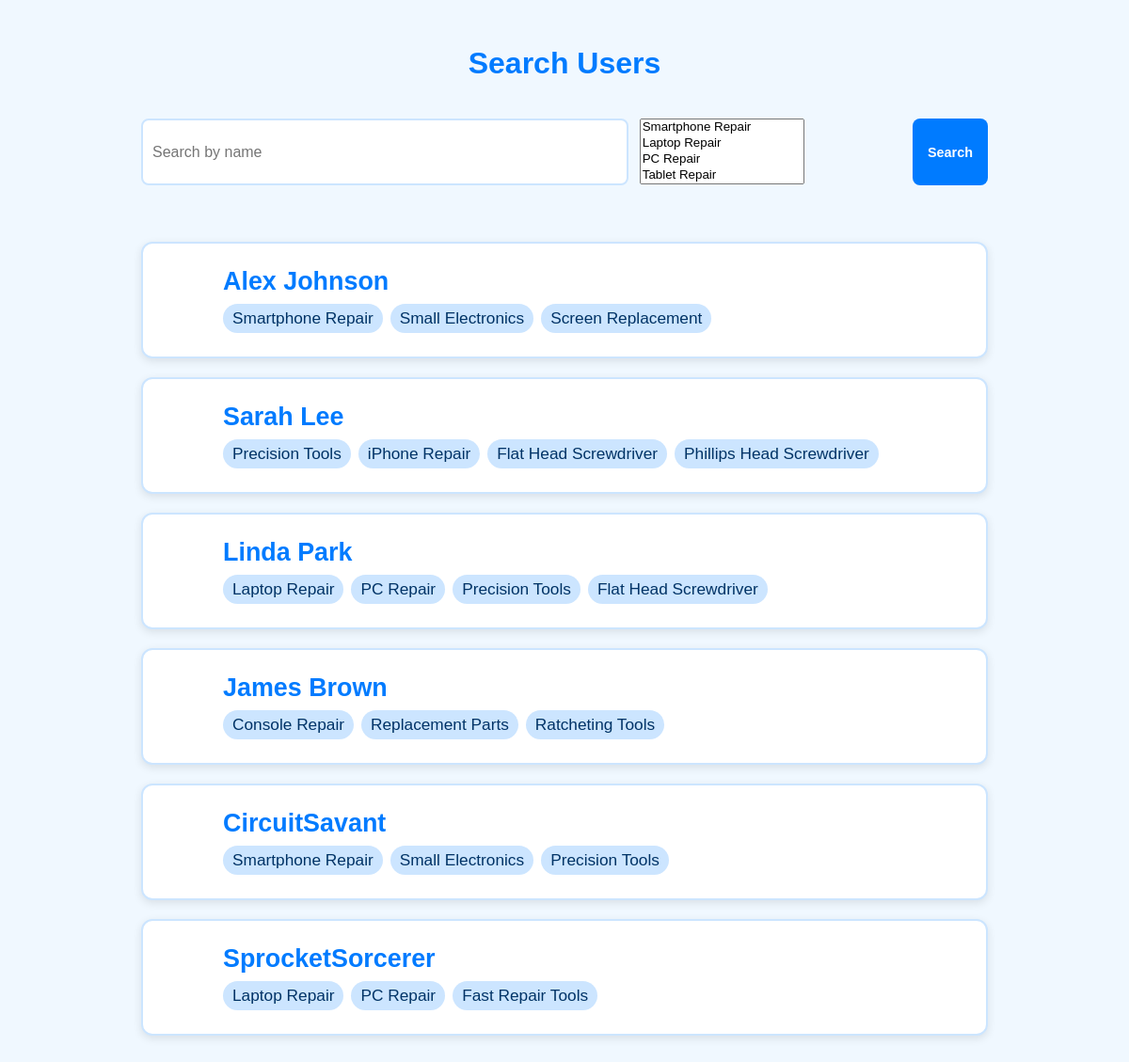
The app's page /accounts/search_users/ with its own data.
### accounts/models.py (models this page shows, shortened)
class Profile(models.Model):
    user = models.OneToOneField(User, on_delete=models.CASCADE)
    display_name = models.CharField(max_length=100)
    contact_info = models.CharField(max_length=255, blank=True)
    bio = models.TextField(blank=True)
    tags = models.ManyToManyField(Tag, blank=True)

class Tag(models.Model):
    name = models.CharField(max_length=50, unique=True)

### accounts/views.py (the view, shortened to what this page needs)
# urls.py: path("search_users/", views.search_users, name="search_users"),
def search_users(request):
    query = request.GET.get("q", "")
    tag_ids = request.GET.getlist("tags")  # list of selected tag IDs as strings
    profiles = Profile.objects.all()
    if query:
        profiles = profiles.filter(
            Q(user__username__icontains=query) | Q(display_name__icontains=query)
        )
    tags = Tag.objects.all()
    return render(
        request,
        "search_users.html",
        {
            "profiles": profiles,
            "tags": tags,
            "query": query,
            "selected_tags": list(map(str, tag_ids)),  # keep as strings for template
        },
    )

### accounts/templates/search_users.html (shortened to what this page needs)
{% load static %}
<!DOCTYPE html>
<html lang="en">
<head>
  <link rel="stylesheet" href="{% static 'styles.css' %}">
  <link rel="stylesheet" href="https://cdn.jsdelivr.net/npm/choices.js/public/assets/styles/choices.min.css">
</head>
<body>
  <h1>Search Users</h1>
  <form method="get">
    <div class="search-filter-row">
    <input type="text" name="q" placeholder="Search by name" value="{{ query|default_if_none:'' }}" style="flex: 2;">
    <div class="filter-button-wrapper" style="flex: 1.5; gap: 8px;">
        <div class="choices-wrapper" style="flex: 1;">
        <select id="tags" name="tags" multiple>
            {% for tag in tags %}
            <option value="{{ tag.id }}" {% if tag.id|stringformat:"s" in selected_tags %}selected{% endif %}>
            </option>
            {% endfor %}
        </select>
        </div>
        <button type="submit">Search</button>
    </div>
    </div>
  </form>
  <div class="user-list">
    {% if profiles %}
      {% for p in profiles %}
        <div class="user-card">
          <a href="{% url 'profile' p.user.id %}" target="_blank">{{ p.display_name }}</a>
          {% if p.tags.all %}
            <div class="user-tags">
              {% for tag in p.tags.all %}
                <div class="tag-pill">{{ tag.name }}</div>
              {% endfor %}
            </div>
          {% endif %}
        </div>
      {% endfor %}
    {% else %}
      <p style="text-align:center;">No users found.</p>
    {% endif %}
  </div>
</body>
</html>

### static/styles.css (style rules this page uses)
body { font-family: Arial, sans-serif; padding: 20px; background-color: #f0f8ff; }
h1 { text-align: center; color: #007BFF; margin-bottom: 40px; font-size: 2em; }

### records on screen
Profile: display_name "Alex Johnson"
Tag: {{ tag.id }} 1 (drawn), name "Smartphone Repair"
Tag: name "Small Electronics"
Tag: name "Screen Replacement"
Profile: display_name "Sarah Lee"
Tag: name "Precision Tools"
Tag: name "iPhone Repair"
Tag: name "Flat Head Screwdriver"
Tag: name "Phillips Head Screwdriver"
Profile: display_name "Linda Park"
Tag: {{ tag.id }} 2 (drawn), name "Laptop Repair"
Tag: {{ tag.id }} 3 (drawn), name "PC Repair"
Profile: display_name "James Brown"
Tag: {{ tag.id }} 5 (drawn), name "Console Repair"
Tag: name "Replacement Parts"
Tag: name "Ratcheting Tools"
Profile: display_name "CircuitSavant"
Profile: display_name "SprocketSorcerer"
Tag: name "Fast Repair Tools"
